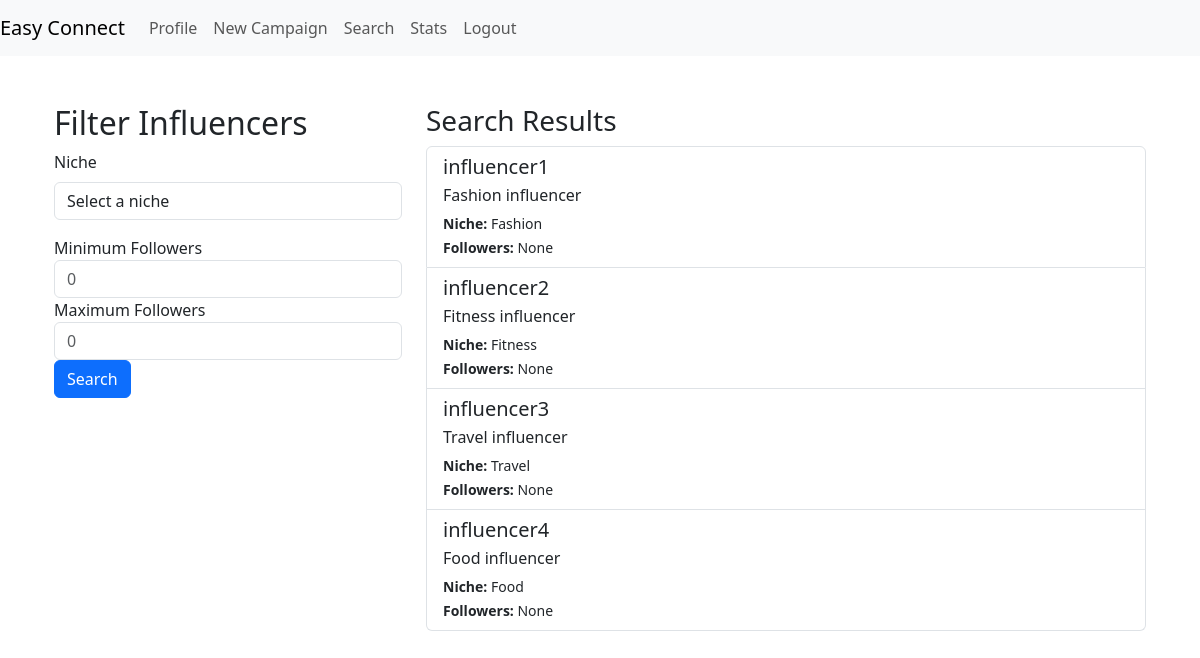
Screenshot of /influencer_search (signed in) with the database file from the repository.
### models.py (models this page shows)
class InfluencerProfile(db.Model):
    __tablename__ = 'influencer_profile'
    influencer_id = db.Column(db.Integer, primary_key=True, autoincrement=True)
    id = db.Column(db.Integer, db.ForeignKey('user.id'), nullable=False)
    name = db.Column(db.String(64), nullable=True)
    niche = db.Column(db.String(32))
    followers = db.Column(db.Integer)
    bio = db.Column(db.String(256))
    user = db.relationship('User', backref=db.backref('influencer_profiles', lazy=True))

class User(db.Model):
    __tablename__ = 'user'
    id = db.Column(db.Integer, primary_key=True, autoincrement=True)
    role_id = db.Column(db.Integer, db.ForeignKey('user_role.role_id'), nullable=False)
    username = db.Column(db.String(32), nullable=False, unique=True)
    email_id = db.Column(db.String(64), unique=True, nullable=False)
    password = db.Column(db.String(64), nullable=False)
    is_flagged = db.Column(db.Boolean ,default=False)
    role = db.relationship('UserRole', backref=db.backref('users', lazy=True))

### routes.py (the view, shortened to what this page needs)
@app.route('/influencer_search', methods=['GET', 'POST'])
@auth_rep
def sponsor_search():  # will be used by sponsors and admin to search influencers
    if session['role_id'] == 1:
        query = InfluencerProfile.query
    else:
       query = InfluencerProfile.query.join(User).filter(User.is_flagged == False)
    search_results = query.all()
    return render_template('influencer_search.html', search_results=search_results)

### routes.py (called while the page is built)
def auth_rep(func):
    @wraps(func)
    def inner(*args,**kwargs):
        if 'user_id' in session:
            user = User.query.get(session['user_id'])
            if user.is_flagged:
                flash('Your account is flagged and cannot perform this action.', 'error')
                return redirect(url_for('login'))
            return func(*args,**kwargs)
        else:
            flash('You are not logged in,Please login to proceed','error')
            return redirect(url_for('login'))
    return inner

### templates/influencer_search.html (shortened to what this page needs)
{% extends 'layout.html' %}
{% block content %}
<div class="container">
    <div class="row">
        <div class="col-md-4">
            <h2>Filter Influencers</h2>
            <form action="{{ url_for('sponsor_search') }}" method="POST">
                <div class="mb-3">
                    <label for="niche" class="form-label">Niche</label>
                    <select id="niche" name="niche" class="form-control">
                        <option value="" disabled selected>Select a niche</option>
                    </select>
                </div>
                <div class="form-group">
                    <label for="min_followers">Minimum Followers</label>
                    <input type="number" name="min_followers" id="min_followers" class="form-control" placeholder="0">
                </div>
                <div class="form-group">
                    <label for="max_followers">Maximum Followers</label>
                    <input type="number" name="max_followers" id="max_followers" class="form-control" placeholder="0">
                </div>
                <button type="submit" class="btn btn-primary">Search</button>
            </form>
        </div>
        <div class="col-md-8">
            <h3>Search Results</h3>
            <div class="list-group">
                {% if search_results %}
                    {% for influencer in search_results %}
                        <a href="{{ url_for('view_profile', user_id=influencer.id) }}" class="list-group-item list-group-item-action">
                            <h5 class="mb-1">{{ influencer.user.username }}</h5>
                            <p class="mb-1">{{ influencer.bio }}</p>
                            <small><strong>Niche:</strong> {{ influencer.niche }}</small><br>
                            <small><strong>Followers:</strong> {{ influencer.followers }}</small>
                        </a>
                    {% endfor %}
                {% else %}
                    <p>No influencers found matching your criteria.</p>
                {% endif %}
            </div>
        </div>
    </div>
</div>
{% endblock %}

### rows the page displays
InfluencerProfile: user.username "influencer1", bio "Fashion influencer", niche "Fashion", followers "None"
InfluencerProfile: user.username "influencer2", bio "Fitness influencer", niche "Fitness", followers "None"
InfluencerProfile: user.username "influencer3", bio "Travel influencer", niche "Travel", followers "None"
InfluencerProfile: user.username "influencer4", bio "Food influencer", niche "Food", followers "None"
